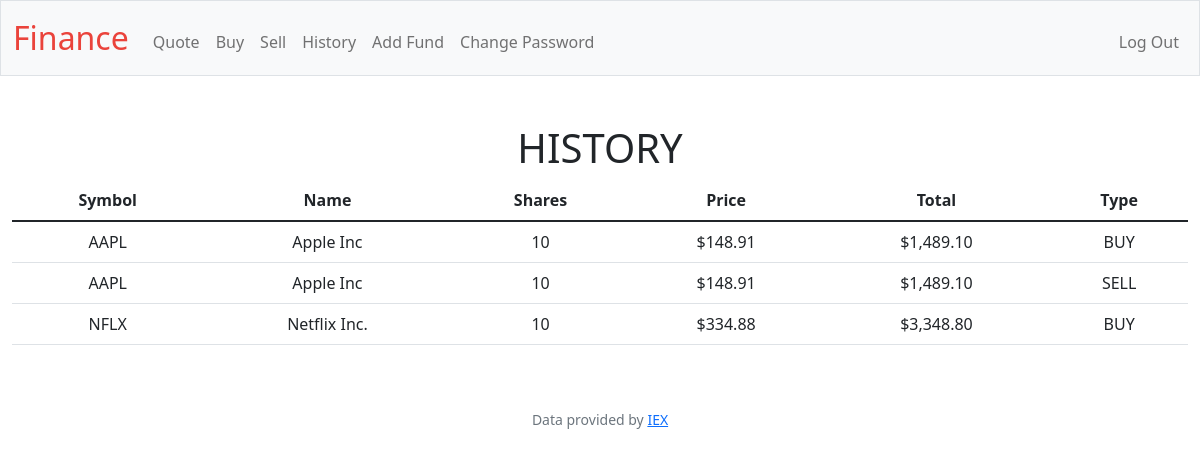
Screenshot of /history (signed in) with the database file from the repository.
### tables this page shows
CREATE TABLE 'history' ('id' INTEGER PRIMARY KEY NOT NULL, 'user_id' INTEGER, 'symbol' TEXT, 'shares' INTEGER, 'price' REAL, 'date' DATETIME, 'name' TEXT, 'type' TEXT);

### app.py (the view)
@app.route("/history")
@login_required
def history():
    if request.method == "GET":
        user_id = session["user_id"]
        history = db.execute("SElECT * FROM history WHERE user_id = ?", user_id)
        return render_template("history.html", history=history)

### app.py (called while the page is built)
@app.after_request
def after_request(response):
    response.headers["Cache-Control"] = "no-cache, no-store, must-revalidate"
    response.headers["Expires"] = 0
    response.headers["Pragma"] = "no-cache"
    return response

### helpers.py (called while the page is built)
def login_required(f):
    @wraps(f)
    def decorated_function(*args, **kwargs):
        if session.get("user_id") is None:
            return redirect("/login")
        return f(*args, **kwargs)
    return decorated_function

def usd(value):
    return f"${value:,.2f}"

### templates/history.html (shortened to what this page needs)
{% extends "layout.html" %}
{% block main %}
    <h1>HISTORY</h1>
    <table class="table">
        <thead>
          <tr>
            <th scope="col">Symbol</th>
            <th scope="col">Name</th>
            <th scope="col">Shares</th>
            <th scope="col">Price</th>
            <th scope="col">Total</th>
            <th scope="col">Type</th>
          </tr>
        </thead>
        <tbody>
            {% for row in history %}
            <tr>
              <td>{{row["symbol"]}}</td>
              <td>{{row["name"]}}</td>
              <td>{{row["shares"]}}</td>
              <td>{{row["price"] | usd}}</td>
              <td>{{(row["shares"] * row["price"]) | usd}}</td>
              <td>{{row["type"]}}</td>
            </tr>
            {% endfor %}
        </tbody>
      </table>
{% endblock %}

### static/styles.css (style rules this page uses)
.table { margin-left: auto; margin-right: auto; }

### rows the page displays
history: symbol "AAPL", name "Apple Inc", shares "10", price "$148.91", (row['shares']*row['price'])|usd "$1,489.10", type "BUY"
history: symbol "AAPL", name "Apple Inc", shares "10", price "$148.91", (row['shares']*row['price'])|usd "$1,489.10", type "SELL"
history: symbol "NFLX", name "Netflix Inc.", shares "10", price "$334.88", (row['shares']*row['price'])|usd "$3,348.80", type "BUY"
